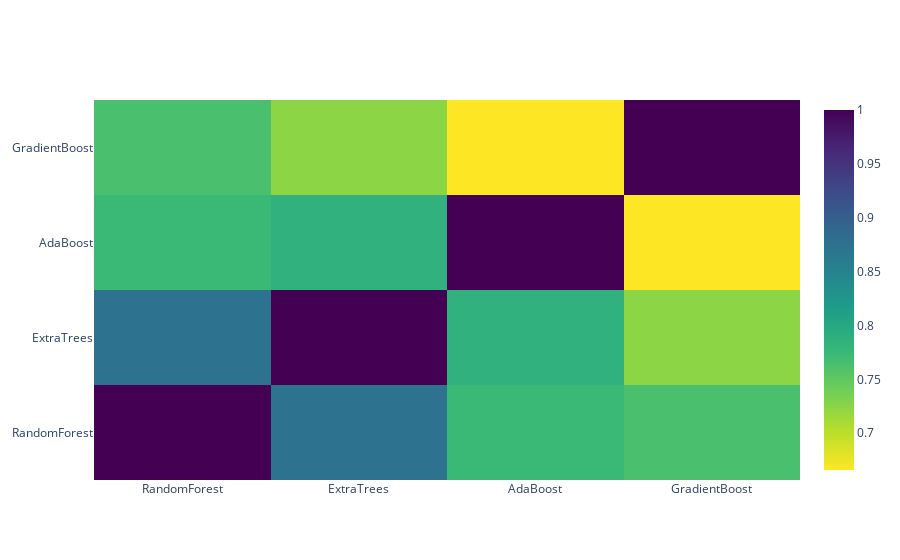

Notebook source saved alongside this figure:
### Markdown cell above
**Correlation Heatmap of the Second Level Training set**

### Code cell
data = [
    go.Heatmap(
        z= base_predictions_train.astype(float).corr().values ,
        x=base_predictions_train.columns.values,
        y= base_predictions_train.columns.values,
          colorscale='Viridis',
            showscale=True,
            reversescale = True
    )
]
py.iplot(data, filename='labelled-heatmap')

### Figure 1 — Plotly figure (JSON) as saved in the notebook; plotly's stock layout.template omitted (floating-point values rounded to 4 significant figures)
{"data": [{"colorscale": [[0, "#440154"], [0.1111, "#482878"], [0.2222, "#3e4989"], [0.3333, "#31688e"], [0.4444, "#26828e"], [0.5556, "#1f9e89"], [0.6667, "#35b779"], [0.7778, "#6ece58"], [0.8889, "#b5de2b"], [1, "#fde725"]], "reversescale": true, "showscale": true, "type": "heatmap", "x": ["RandomForest", "ExtraTrees", "AdaBoost", "GradientBoost"], "y": ["RandomForest", "ExtraTrees", "AdaBoost", "GradientBoost"], "z": [[1, 0.8748, 0.7741, 0.7637], [0.8748, 1, 0.7863, 0.7245], [0.7741, 0.7863, 1, 0.6658], [0.7637, 0.7245, 0.6658, 1]]}], "layout": {}}
